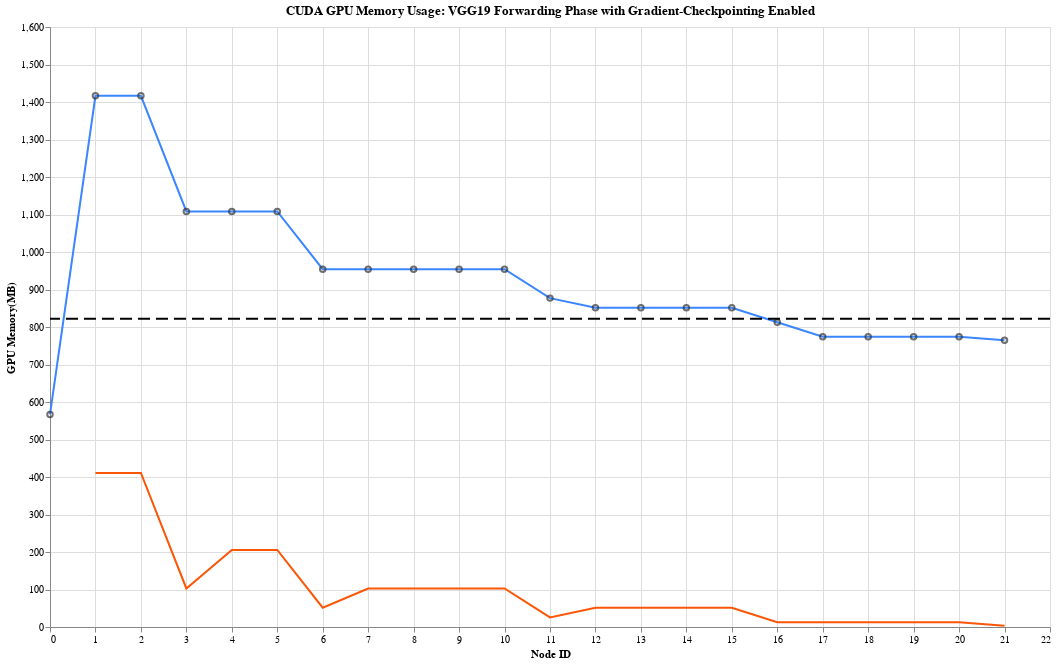

Notebook source saved alongside this figure:
### Code cell
import altair as alt
import pandas as pd

total = [
    {"node_id": 0, "gpu_mem_mb": 566.89}, # before forwarding.
    {"node_id": 1, "gpu_mem_mb": 1416.51},
    {"node_id": 2, "gpu_mem_mb": 1416.51},
    {"node_id": 3, "gpu_mem_mb": 1108.23},
    {"node_id": 4, "gpu_mem_mb": 1108.23},
    {"node_id": 5, "gpu_mem_mb": 1108.23},
    {"node_id": 6, "gpu_mem_mb": 954.09},
    {"node_id": 7, "gpu_mem_mb": 954.09},
    {"node_id": 8, "gpu_mem_mb": 954.09},
    {"node_id": 9, "gpu_mem_mb": 954.09},
    {"node_id":10, "gpu_mem_mb": 954.09},
    {"node_id":11, "gpu_mem_mb": 877.02},
    {"node_id":12, "gpu_mem_mb": 851.33},
    {"node_id":13, "gpu_mem_mb": 851.33},
    {"node_id":14, "gpu_mem_mb": 851.33},
    {"node_id":15, "gpu_mem_mb": 851.33},
    {"node_id":16, "gpu_mem_mb": 812.79},
    {"node_id":17, "gpu_mem_mb": 774.26},
    {"node_id":18, "gpu_mem_mb": 774.26},
    {"node_id":19, "gpu_mem_mb": 774.26},
    {"node_id":20, "gpu_mem_mb": 774.26},
    {"node_id":21, "gpu_mem_mb": 764.62},
]

W = [
    {"node_id": 1, "gpu_mem_mb": 411},
    {"node_id": 2, "gpu_mem_mb": 411},
    {"node_id": 3, "gpu_mem_mb": 102.76},
    {"node_id": 4, "gpu_mem_mb": 205.52},
    {"node_id": 5, "gpu_mem_mb": 205.52},
    {"node_id": 6, "gpu_mem_mb": 51.38},
    {"node_id": 7, "gpu_mem_mb": 102.76},
    {"node_id": 8, "gpu_mem_mb": 102.76},
    {"node_id": 9, "gpu_mem_mb": 102.76},
    {"node_id":10, "gpu_mem_mb": 102.76},
    {"node_id":11, "gpu_mem_mb": 25.7},
    {"node_id":12, "gpu_mem_mb": 51.38},
    {"node_id":13, "gpu_mem_mb": 51.38},
    {"node_id":14, "gpu_mem_mb": 51.38},
    {"node_id":15, "gpu_mem_mb": 51.38},
    {"node_id":16, "gpu_mem_mb": 12.84},
    {"node_id":17, "gpu_mem_mb": 12.85},
    {"node_id":18, "gpu_mem_mb": 12.85},
    {"node_id":19, "gpu_mem_mb": 12.85},
    {"node_id":20, "gpu_mem_mb": 12.85},
    {"node_id":21, "gpu_mem_mb": 3.21},
]

activation = [
    {"node_id": 1, "gpu_mem_mb": 411},
    {"node_id": 2, "gpu_mem_mb": 411},
    {"node_id": 3, "gpu_mem_mb": 102.76}, # pivot 1
    {"node_id": 4, "gpu_mem_mb": 205.52},
    {"node_id": 5, "gpu_mem_mb": 205.52},
    {"node_id": 6, "gpu_mem_mb": 51.38}, # pivot 2
    {"node_id": 7, "gpu_mem_mb": 102.76},
    {"node_id": 8, "gpu_mem_mb": 102.76},
    {"node_id": 9, "gpu_mem_mb": 102.76},
    {"node_id":10, "gpu_mem_mb": 102.76},
    {"node_id":11, "gpu_mem_mb": 25.7},  # pivot 3
    {"node_id":12, "gpu_mem_mb": 51.38},
    {"node_id":13, "gpu_mem_mb": 51.38},
    {"node_id":14, "gpu_mem_mb": 51.38},
    {"node_id":15, "gpu_mem_mb": 51.38},
    {"node_id":16, "gpu_mem_mb": 12.84},
    {"node_id":17, "gpu_mem_mb": 12.85},
    {"node_id":18, "gpu_mem_mb": 12.85},
    {"node_id":19, "gpu_mem_mb": 12.85},
    {"node_id":20, "gpu_mem_mb": 12.85},
    {"node_id":21, "gpu_mem_mb": 3.21},
]


df_total = pd.DataFrame(total)
df_activation = pd.DataFrame(activation)


l_total = alt.Chart(df_total).mark_line(color="#3a86ff").transform_fold(
    ['gpu_mem_mb']
).encode(
    alt.X("node_id", axis=alt.Axis(tickMinStep=1)).title("Node ID"),
    alt.Y("gpu_mem_mb", axis=alt.Axis(tickMinStep=100)).title("GPU Memory(MB)"),
)

l_activation = alt.Chart(df_activation).mark_line(color="#fb5607").encode(
    alt.X("node_id", axis=alt.Axis(tickMinStep=1)).title("Node ID"),
    alt.Y("gpu_mem_mb", axis=alt.Axis(tickMinStep=100)).title("GPU Memory(MB)"),
)

y_segment_cost = (
    alt.Chart().mark_rule(strokeDash=[12, 6], size=2).encode(y=alt.datum(822))
)

# bar = line.mark_bar()
point = l_total.mark_point(color="#333")

(l_total + l_activation + point + y_segment_cost).transform_fold(
    ['gpu_mem_mb'],
).properties(
    title="CUDA GPU Memory Usage: VGG19 Forwarding Phase with Gradient-Checkpointing Enabled",
    width=1000,
    height=600
)

### Figure 1 — Vega-Lite specification as saved in the notebook (floating-point values rounded to 4 significant figures)
{"config": {"view": {"continuousWidth": 300, "continuousHeight": 300}}, "layer": [{"data": {"name": "data-e79661df3106995863194f76523561e9"}, "mark": {"type": "line", "color": "#3a86ff"}, "encoding": {"x": {"axis": {"tickMinStep": 1}, "field": "node_id", "title": "Node ID", "type": "quantitative"}, "y": {"axis": {"tickMinStep": 100}, "field": "gpu_mem_mb", "title": "GPU Memory(MB)", "type": "quantitative"}}, "transform": [{"fold": ["gpu_mem_mb"]}]}, {"data": {"name": "data-c25e8efd2a363faafcc3f10ca53f3738"}, "mark": {"type": "line", "color": "#fb5607"}, "encoding": {"x": {"axis": {"tickMinStep": 1}, "field": "node_id", "title": "Node ID", "type": "quantitative"}, "y": {"axis": {"tickMinStep": 100}, "field": "gpu_mem_mb", "title": "GPU Memory(MB)", "type": "quantitative"}}}, {"data": {"name": "data-e79661df3106995863194f76523561e9"}, "mark": {"type": "point", "color": "#333"}, "encoding": {"x": {"axis": {"tickMinStep": 1}, "field": "node_id", "title": "Node ID", "type": "quantitative"}, "y": {"axis": {"tickMinStep": 100}, "field": "gpu_mem_mb", "title": "GPU Memory(MB)", "type": "quantitative"}}, "transform": [{"fold": ["gpu_mem_mb"]}]}, {"data": {"name": "empty"}, "mark": {"type": "rule", "size": 2, "strokeDash": [12, 6]}, "encoding": {"y": {"datum": 822}}}], "height": 600, "title": "CUDA GPU Memory Usage: VGG19 Forwarding Phase with Gradient-Checkpointing Enabled", "transform": [{"fold": ["gpu_mem_mb"]}], "width": 1000, "$schema": "https://vega.github.io/schema/vega-lite/v5.6.1.json", "datasets": {"data-e79661df3106995863194f76523561e9": [{"node_id": 0, "gpu_mem_mb": 566.9}, {"node_id": 1, "gpu_mem_mb": 1417.0}, {"node_id": 2, "gpu_mem_mb": 1417.0}, {"node_id": 3, "gpu_mem_mb": 1108.0}, {"node_id": 4, "gpu_mem_mb": 1108.0}, {"node_id": 5, "gpu_mem_mb": 1108.0}, {"node_id": 6, "gpu_mem_mb": 954.1}, {"node_id": 7, "gpu_mem_mb": 954.1}, {"node_id": 8, "gpu_mem_mb": 954.1}, {"node_id": 9, "gpu_mem_mb": 954.1}, {"node_id": 10, "gpu_mem_mb": 954.1}, {"node_id": 11, "gpu_mem_mb": 877.0}, {"node_id": 12, "gpu_mem_mb": 851.3}, {"node_id": 13, "gpu_mem_mb": 851.3}, {"node_id": 14, "gpu_mem_mb": 851.3}, {"node_id": 15, "gpu_mem_mb": 851.3}, {"node_id": 16, "gpu_mem_mb": 812.8}, {"node_id": 17, "gpu_mem_mb": 774.3}, {"node_id": 18, "gpu_mem_mb": 774.3}, {"node_id": 19, "gpu_mem_mb": 774.3}, {"node_id": 20, "gpu_mem_mb": 774.3}, {"node_id": 21, "gpu_mem_mb": 764.6}], "data-c25e8efd2a363faafcc3f10ca53f3738": [{"node_id": 1, "gpu_mem_mb": 411.0}, {"node_id": 2, "gpu_mem_mb": 411.0}, {"node_id": 3, "gpu_mem_mb": 102.8}, {"node_id": 4, "gpu_mem_mb": 205.5}, {"node_id": 5, "gpu_mem_mb": 205.5}, {"node_id": 6, "gpu_mem_mb": 51.38}, {"node_id": 7, "gpu_mem_mb": 102.8}, {"node_id": 8, "gpu_mem_mb": 102.8}, {"node_id": 9, "gpu_mem_mb": 102.8}, {"node_id": 10, "gpu_mem_mb": 102.8}, {"node_id": 11, "gpu_mem_mb": 25.7}, {"node_id": 12, "gpu_mem_mb": 51.38}, {"node_id": 13, "gpu_mem_mb": 51.38}, {"node_id": 14, "gpu_mem_mb": 51.38}, {"node_id": 15, "gpu_mem_mb": 51.38}, {"node_id": 16, "gpu_mem_mb": 12.84}, {"node_id": 17, "gpu_mem_mb": 12.85}, {"node_id": 18, "gpu_mem_mb": 12.85}, {"node_id": 19, "gpu_mem_mb": 12.85}, {"node_id": 20, "gpu_mem_mb": 12.85}, {"node_id": 21, "gpu_mem_mb": 3.21}], "empty": [{}]}}
